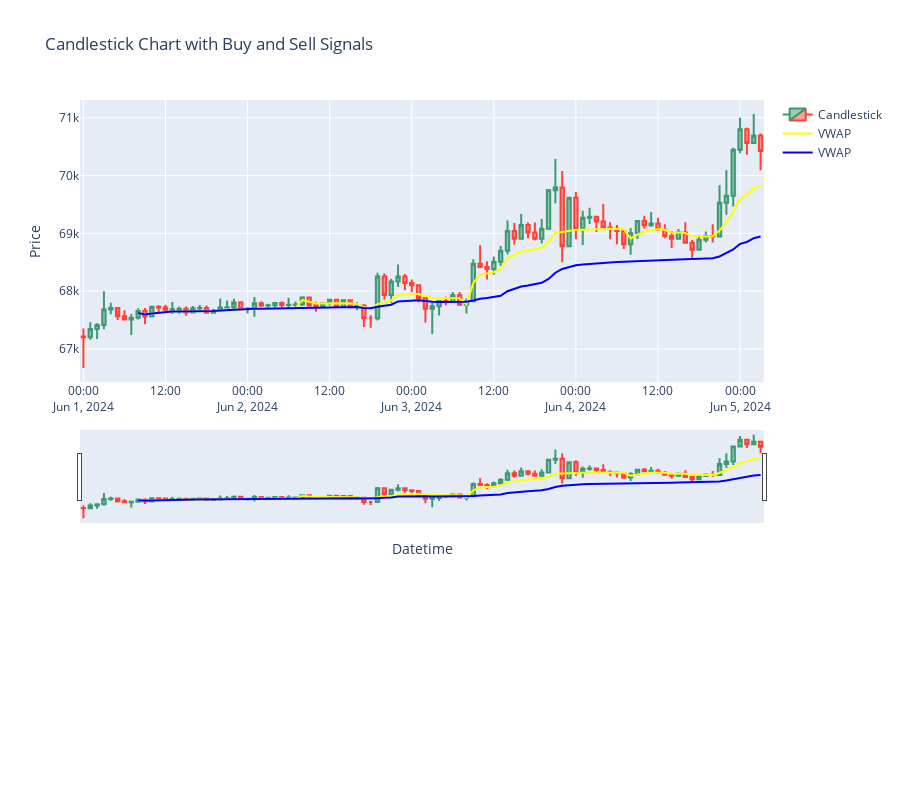

This figure's notebook cell:
### Code cell
import plotly.graph_objects as go
from plotly.subplots import make_subplots

daily_vwap_df = pd.DataFrame(Bt1.vwap)
weekly_vwap_df = pd.DataFrame(Bt2.vwap)

# Create figure
fig = make_subplots(rows=2, cols=1, vertical_spacing=0.35, row_heights=[0.7, 0.3])

# Add candlestick chart
fig.add_trace(go.Candlestick(
    x=df.index,
    open=df["Open"],
    high=df["High"],
    low=df["Low"],
    close=df["Close"],
    name="Candlestick"
), row=1, col=1)

# # Add buy signals (green arrows)
# fig.add_trace(go.Scatter(
#     x=records_df["entry_timestamp"],
#     y=records_df["entry_price"] * 0.9,
#     mode="markers",
#     marker=dict(symbol="triangle-up", color="green", size=10),
#     name="Buy Signal"
# ), row=1, col=1)

# # Add sell signals (red arrows)
# fig.add_trace(go.Scatter(
#     x=records_df["exit_timestamp"],
#     y=records_df["exit_price"] * 1.1,
#     mode="markers",
#     marker=dict(symbol="triangle-down", color="red", size=10),
#     name="Sell Signal"
# ), row=1, col=1)

fig.add_trace(go.Scatter(
    x=daily_vwap_df['conf_timestamp'],
    y=daily_vwap_df['value'],
    mode='lines',
    name='VWAP',
    line=dict(color='yellow')
), row=1, col=1)

fig.add_trace(go.Scatter(
    x=weekly_vwap_df['conf_timestamp'],
    y=weekly_vwap_df['value'],
    mode='lines',
    name='VWAP',
    line=dict(color='blue')
), row=1, col=1)

# # Add cumulative returns line chart
# fig.add_trace(go.Scatter(
#     x=df.index,
#     y=(df['Close']-df.iloc[0]['Close'])/df.iloc[0]['Close']*100,
#     mode='lines',
#     name='Equity Curve (%)',
#     line=dict(color='blue')
# ), row=2, col=1)

# # Add cumulative returns line chart
# fig.add_trace(go.Scatter(
#     x=df.index,
#     y=equity_curve,
#     mode='lines',
#     name='Equity Curve (%)',
#     line=dict(color='orange')
# ), row=2, col=1)

# Update layout
fig.update_layout(
    title="Candlestick Chart with Buy and Sell Signals",
    xaxis_title="Datetime",
    yaxis_title="Price",
    xaxis_rangeslider_visible=True,
    xaxis2_title="Datetime",
    yaxis2_title="Equity Curve (%)",
    xaxis2_rangeslider_visible=True,
    height=800
)

# Show figure
fig.show()
